Frame 1 (no input): blank canvas, image omitted
Frame 60 (no input): blank canvas, image omitted
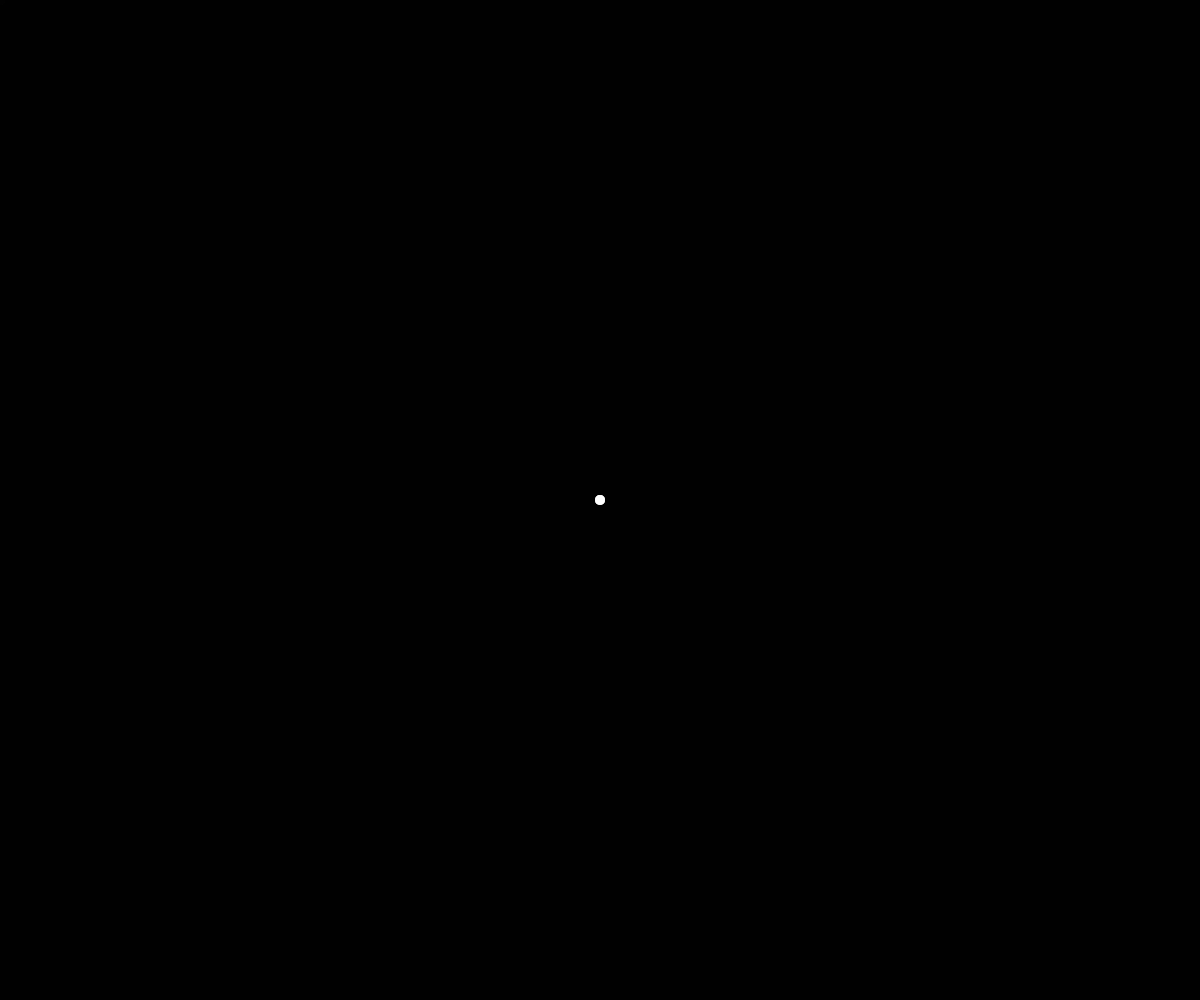
Frame 120 (the mouse pressed at the canvas centre since frame 60)

The p5.js sketch whose frames 1 and 60 were blank and that drew this single picture after the mouse press (run headless with seeded random() and noise() and a simulated clock; from frame 60 on, the mouse is pressed at the canvas centre):

// p5.js sketch
// ── sketch.js
let canvas;

function setup() {
    frameRate(60);
    canvas = createCanvas(windowWidth, windowHeight);
    canvas.style('z-index', '-1');
    canvas.style('position', 'fixed');
    canvas.style('top', '0');
    canvas.style('right', '0');
}

function draw() {
    background(0, 50);
    newCursor();
}

function mouseClicked(){
    //Put here your fetch functions
}

function windowResized() {
    resizeCanvas(windowWidth, windowHeight);
}

function newCursor() {
    noStroke();
    fill(255);
    ellipse(pmouseX, pmouseY, 10, 10);
}
// ── style.css
*{
    box-sizing: border-box;
    margin: 0;
    padding: 0;
    cursor: none;
    font-family: 'Segoe UI', sans-serif;
    font-size: medium;
}

#Nav{
    display: flex;
    justify-content: center;
    margin: auto;
}

h1, h3, p{
    margin: 8vh auto;
    text-align: center;
    color: #ffff;
}

button{
    border: solid 2px #ffff;
    background-color: #000000;
    color: #ffff;
    padding: 1vh 1vw;
    border-radius: 8px;
    margin: 0 2vw;
}

button:hover{
    background-color: #ffff;
    color: #000000;
    transform: scale(1.1);
    transition: all 0.5s;
}


#Render{
    margin: 10vh 20vw;
    padding: 5vh 5vw;
    border: solid 2px #ffff;
    border-radius: 20px;
}

.somePic{
    margin-left: 18vw;
    width: 25%;
    height: 25%;
}
